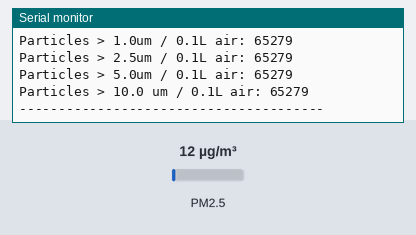
The sketch below on a simulated ESP8266 (NodeMCU). Shown: the last lines printed to the serial monitor. Wiring (inferred from the names in the program): dust sensor: data D3. The inputs (shaded band) are chosen by the test bench; at power-on: PM2.5 12 µg/m³.

Above: at 1.2 s.
1.3 s: PM2.5 set to 75 µg/m³
At 2.41 s:
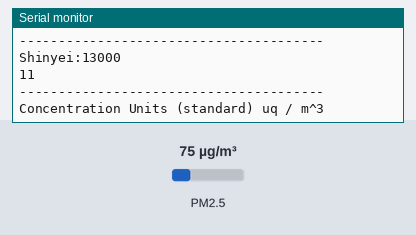
4.3 s: PM2.5 set to 6 µg/m³
At 5.4 s:
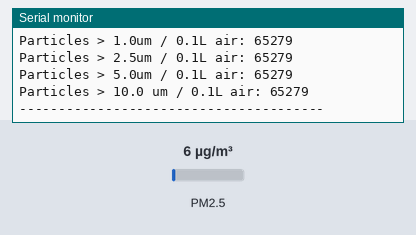
7.3 s: PM2.5 set to 150 µg/m³
At 9.21 s:
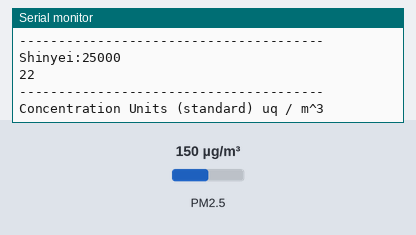
10.3 s: PM2.5 set to 225 µg/m³
At 13.01 s:
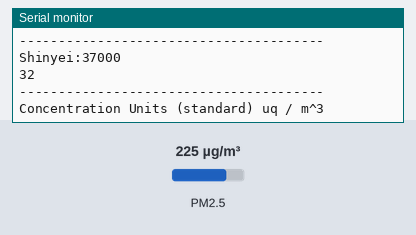
13.3 s: PM2.5 set to 2 µg/m³
At 13.61 s:
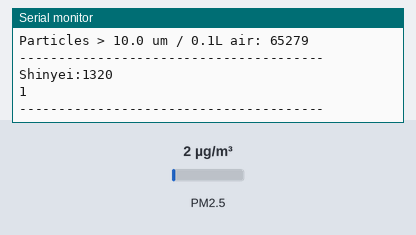
Timing chart, 0 to 16.3 s (numbered marks = the images above; inputs shaded):
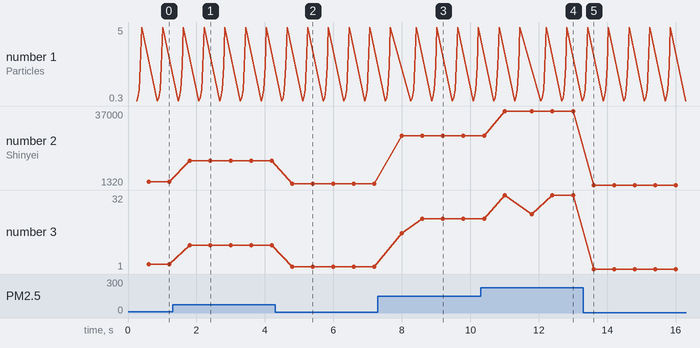

The sketch:

plantower_Shinyei.ino
```cpp
//Particle Code for collecting data from Shinyei, Temp/RH
#include "cmath"
//Include Libraries here:
#include "Adafruit_Si7021.h"

//Create the object
Adafruit_Si7021 sensor = Adafruit_Si7021();

//Shinyei variables
int Shinyei = D3;
unsigned long duration1;
unsigned long starttime;
unsigned long sampletime_ms = 400;
unsigned long lowpulseoccupancy1 = 0;
float ratio1 = 0;
float concentration1 = 0;

//Struct to store plantower data
struct pms5003data {
  uint16_t framelen;
  uint16_t pm10_standard, pm25_standard, pm100_standard;
  uint16_t pm10_env, pm25_env, pm100_env;
  uint16_t particles_03um, particles_05um, particles_10um, particles_25um, particles_50um, particles_100um;
  uint16_t unused;
  uint16_t checksum;
};
struct pms5003data data;

//Plantower vairables
int shiftedtxdata;
int prevdata1, prevdata2, prevdata3;
int count = 1;

void setup(){

  //Serial for plantower
  Serial1.begin(9600, SERIAL_8N1);

  //Serial for terminal
  Serial.begin(9600);

  //Setup for Shinyei
  pinMode(Shinyei,INPUT);
  if (!sensor.begin()) {
    Serial.println("Did not find Si7021 sensor!");
  }
}

void loop(){
  //Plantower data collection and processing
    digitalWrite(D2,HIGH);

  int txdata = Serial1.read();
  if(txdata != -260){
    if(count % 2 == 1){
      shiftedtxdata = txdata << 8;
      count++;
    }
    else{
      int dataval = shiftedtxdata + txdata;
      if (dataval == 16973){
        count = 2;
      }
      switch(count){
        case 4 :
          data.framelen = dataval;
        case 6 :
          data.pm10_standard = dataval;
        break;
        case 8 :
          data.pm25_standard = dataval;
        break;
        case 10 :
          data.pm100_standard = dataval;
        break;
        case 12 :
          data.pm10_env = dataval;
        break;
        case 14 :
          data.pm25_env = dataval;
        break;
        case 16 :
          data.pm100_env = dataval;
        break;
        case 18 :
          data.particles_03um = dataval;
        break;
        case 20 :
          data.particles_05um = dataval;
        break;
        case 22 :
          data.particles_10um = dataval;
        break;
        case 24 :
          data.particles_25um = dataval;
        break;
        case 26 :
          data.particles_50um = dataval;
        break;
        case 28 :
          data.particles_100um = dataval;
        break;
        case 32 :
          data.checksum = dataval;
          Serial.println("---------------------------------------");
          Serial.println("Concentration Units (standard) uq / m^3");
          Serial.print("PM 1.0: "); Serial.print(data.pm10_standard);
          Serial.print("\t\tPM 2.5: "); Serial.print(data.pm25_standard);
          Serial.print("\t\tPM 10: "); Serial.println(data.pm100_standard);
          Serial.println("---------------------------------------");
          Serial.println("Concentration Units (environmental) ug / m^3");
          Serial.print("PM 1.0: "); Serial.print(data.pm10_env);
          Serial.print("\t\tPM 2.5: "); Serial.print(data.pm25_env);
          Serial.print("\t\tPM 10: "); Serial.println(data.pm100_env);
          Serial.println("---------------------------------------");
          Serial.print("Particles > 0.3um / 0.1L air: "); Serial.println(data.particles_03um);
          Serial.print("Particles > 0.5um / 0.1L air: "); Serial.println(data.particles_05um);
          Serial.print("Particles > 1.0um / 0.1L air: "); Serial.println(data.particles_10um);
          Serial.print("Particles > 2.5um / 0.1L air: "); Serial.println(data.particles_25um);
          Serial.print("Particles > 5.0um / 0.1L air: "); Serial.println(data.particles_50um);
          Serial.print("Particles > 10.0 um / 0.1L air: "); Serial.println(data.particles_100um);
          Serial.println("---------------------------------------");
          //Shinyei Code
              duration1 = pulseIn(Shinyei, LOW);
    lowpulseoccupancy1 = lowpulseoccupancy1+duration1;
          if ((millis()-starttime) > sampletime_ms){
      ratio1 = lowpulseoccupancy1/((millis()-starttime)*1000.0);
      concentration1 = 1.1*pow(ratio1,3)-3.8*pow(ratio1,2)+520*ratio1+0.62; // using spec sheet curve
      Serial.print("Shinyei:");
      Serial.println(lowpulseoccupancy1);
      Serial.println((int)concentration1);
      lowpulseoccupancy1 = 0;
      starttime = millis();
    }
        break;
        default :
        break;
      }
      count++;
    }
    if(count == 33){
      count = 1;
    }
  }
}

//exponential function
float pow(float a, int b){
  for(int i=0; i < b; i++){
    a = a * a;
  }
  return a;
}
```

Measured:
- after the input at 1.3 s, the serial monitor: prints a new line after 0.50 s (image 1)
- after the input at 4.3 s, the serial monitor: prints a new line after 0.50 s (image 2)
- after the input at 7.3 s, the serial monitor: prints a new line after 0.70 s (image 3)
- after the input at 10.3 s, the serial monitor: prints a new line after 0.70 s (image 4)
- after the input at 13.3 s, the serial monitor: prints a new line after 0.30 s (image 5)
- plotted number 2: 2920 → 13000 after the input at 1.3 s, 13000 → 1960 after the input at 4.3 s, 1960 → 25000 after the input at 7.3 s, 25000 → 37000 after the input at 10.3 s, 37000 → 1320 after the input at 13.3 s
- plotted number 3: 3 → 11 after the input at 1.3 s, 11 → 2 after the input at 4.3 s, 2 → 22 after the input at 7.3 s, 22 → 32 after the input at 10.3 s
